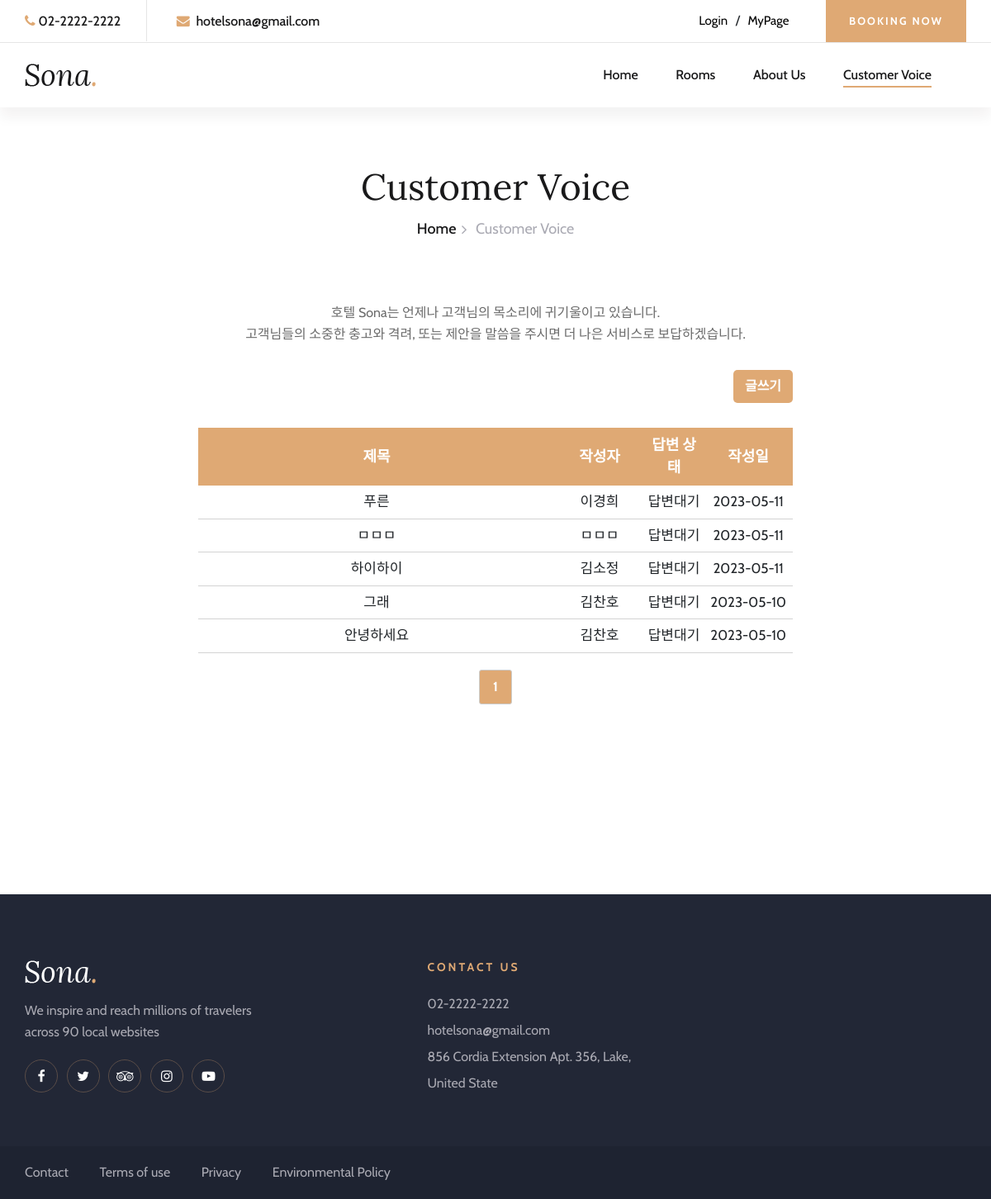
/inquiries/customer-voice/, run on an earlier commit of the app's database.
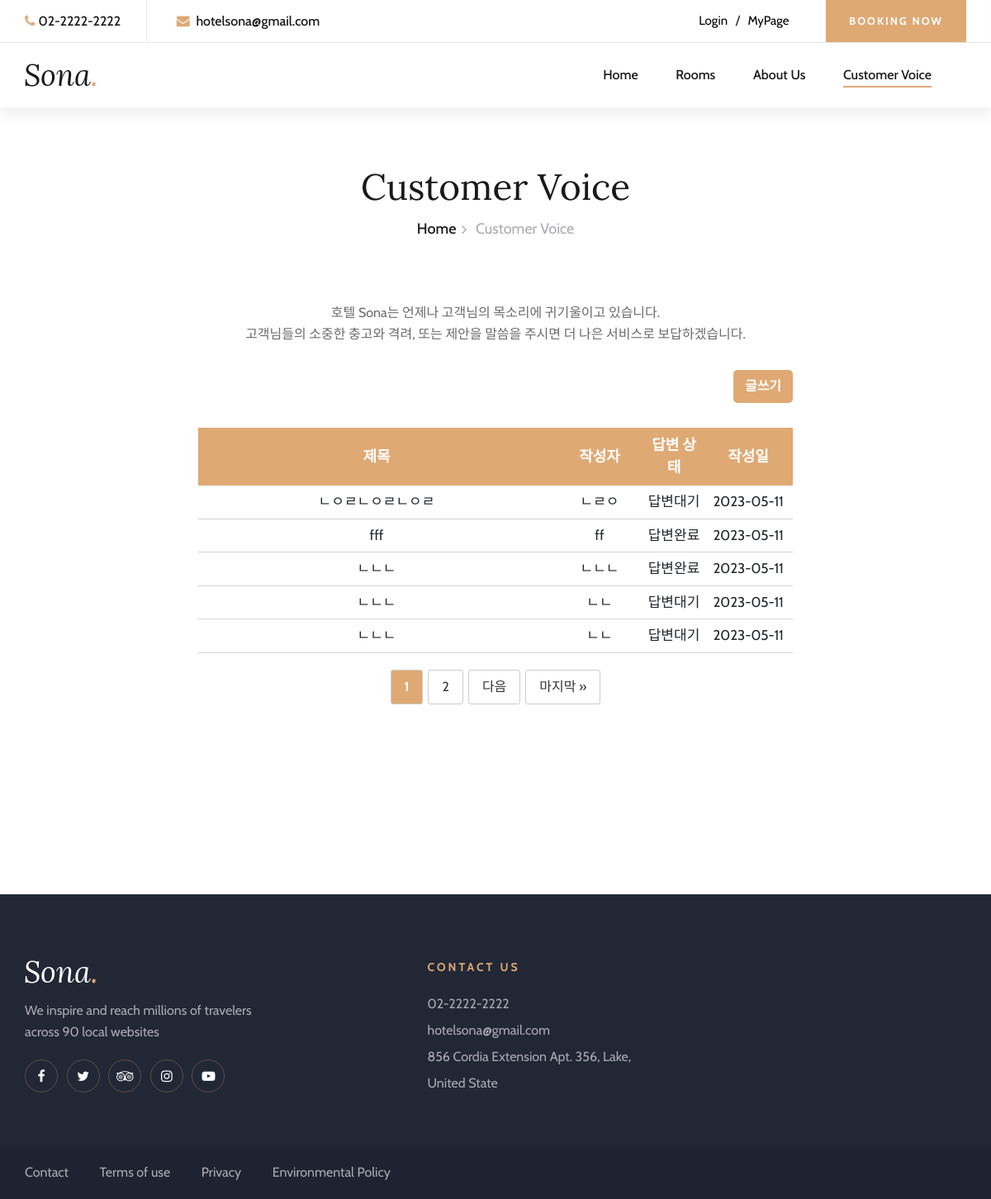
And on a later commit of the database.
### inquiries/models.py (models this page shows, shortened)
class Question(models.Model):
    author = models.CharField(max_length=10)
    title = models.CharField(max_length=50)
    content = models.TextField()
    created_date = models.DateTimeField(auto_now_add=True)
    answer = models.OneToOneField('Answer', on_delete=models.CASCADE, null=True, blank=True)

### inquiries/views.py (the view)
# urls.py: path('customer-voice/', views.customer_voice, name='customer_voice'),
def customer_voice(request):
    question_list = Question.objects.order_by('-created_date') # order the questions by created_date
    paginator = Paginator(question_list, 5) # 10 questions per page
    page = request.GET.get('page') # get the current page number from the request's query parameter
    questions = paginator.get_page(page) # get the questions for the current page
    context = {'questions': questions}
    return render(request, 'customer-voice.html', context)

### inquiries/templates/customer-voice.html (shortened to what the changed rows need)
{% load static %}
<!DOCTYPE html>
<html lang="zxx">
  <head>
    <link
      rel="stylesheet"
      href="../../static/css/bootstrap.min.css"
      type="text/css"
    />
    <link
      rel="stylesheet"
      href="../../static/css/font-awesome.min.css"
      type="text/css"
    />
    <link
      rel="stylesheet"
      href="../../static/css/elegant-icons.css"
      type="text/css"
    />
    <link
      rel="stylesheet"
      href="../../static/css/flaticon.css"
      type="text/css"
    />
    <link
      rel="stylesheet"
      href="../../static/css/owl.carousel.min.css"
      type="text/css"
    />
    <link
      rel="stylesheet"
      href="../../static/css/nice-select.css"
      type="text/css"
    />
    <link
      rel="stylesheet"
      href="../../static/css/jquery-ui.min.css"
      type="text/css"
    />
    <link
      rel="stylesheet"
      href="../../static/css/magnific-popup.css"
      type="text/css"
    />
    <link
      rel="stylesheet"
      href="../../static/css/slicknav.min.css"
      type="text/css"
    />
    <link rel="stylesheet" href="../../static/css/style.css" type="text/css" />
  </head>
  <body>
    <div class="breadcrumb-section">
      <div class="container">
        <div class="row">
          <div class="col-lg-12">
            <div class="breadcrumb-text">
              <h2>Customer Voice</h2>
            </div>
          </div>
        </div>
      </div>
    </div>
    <section class="contact-section spad" style="margin-top: -85px">
      <div class="qurstion-table" style="width: 60%; margin-left: 20%">
        <table style="width: 100%; text-align: center">
          <thead>
            <tr>
              <th>제목</th>
              <th>작성자</th>
              <th>답변 상태</th>
              <th>작성일</th>
            </tr>
          </thead>
          <tbody>
            {% for question in questions %}
            <tr
              style="border-bottom: 1px solid gray; cursor: pointer"
              onclick="location.href='{% url 'inquiries:question_detail'  question.pk  %}'"
            >
              <td style="width: 60%">{{ question.title }}</td>
              <td style="width: 15%">{{ question.author }}</td>
              {% if question.answer %}
              <td style="width: 10%">답변완료</td>
              {% else %}
              <td style="width: 10%">답변대기</td>
              {% endif %}
              <td style="width: 20%">
                {{ question.created_date|date:"Y-m-d" }}
              </td>
            </tr>
            {% endfor %}
          </tbody>
        </table>
        <div class="pagination">
        {% for i in questions.paginator.page_range %}
          {% if questions.number == i %}
            <span class="current-page">{{ i }}</span>
          {% else %}
            <a href="?page={{ i }}">{{ i }}</a>
          {% endif %}
        {% endfor %}
        {% if questions.has_next %}
          <a href="?page={{ questions.next_page_number }}">다음</a>
          <a href="?page={{ questions.paginator.num_pages }}">마지막 &raquo;</a>
        {% endif %}
        </div>
      </div>
    </section>
  </body>
</html>

What changed in the data, as far as the page shows it:
removed Question: title "푸른", author "이경희", shows "답변대기", created_date "2023-05-11"
removed Question: title "ㅁㅁㅁ", author "ㅁㅁㅁ", shows "답변대기", created_date "2023-05-11"
removed Question: title "하이하이", author "김소정", shows "답변대기", created_date "2023-05-11"
removed Question: title "그래", author "김찬호", shows "답변대기", created_date "2023-05-10"
removed Question: title "안녕하세요", author "김찬호", shows "답변대기", created_date "2023-05-10"
added Question: title "ㄴㅇㄹㄴㅇㄹㄴㅇㄹ", author "ㄴㄹㅇ", shows "답변대기", created_date "2023-05-11"
added Question: title "fff", author "ff", shows "답변완료", created_date "2023-05-11"
added Question: title "ㄴㄴㄴ", author "ㄴㄴㄴ", shows "답변완료", created_date "2023-05-11"
added Question: title "ㄴㄴㄴ", author "ㄴㄴ", shows "답변대기", created_date "2023-05-11"
added Question: title "ㄴㄴㄴ", author "ㄴㄴ", shows "답변대기", created_date "2023-05-11"
Also different on the page:
new list line: "2"
text now shown: "다음 마지막 »"
